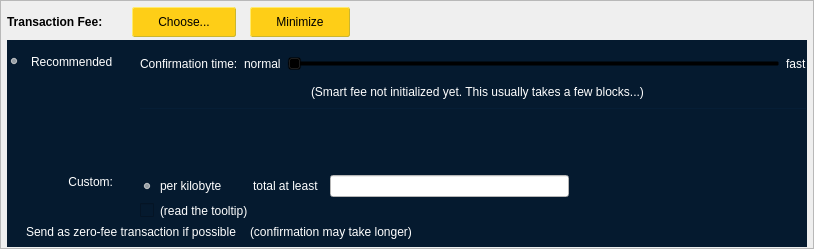
         <widget class="QFrame" name="frameFee">
          <property name="sizePolicy">
           <sizepolicy hsizetype="Expanding" vsizetype="Expanding">
            <horstretch>0</horstretch>
            <verstretch>0</verstretch>
           </sizepolicy>
          </property>
          <property name="maximumSize">
           <size>
            <width>16777215</width>
            <height>16777215</height>
           </size>
          </property>
          <property name="frameShape">
           <enum>QFrame::StyledPanel</enum>
          </property>
          <property name="frameShadow">
           <enum>QFrame::Sunken</enum>
          </property>
          <layout class="QVBoxLayout" name="verticalLayoutFee1">
           <property name="spacing">
            <number>0</number>
           </property>
           <property name="margin">
            <number>0</number>
           </property>
           <item>
            <layout class="QVBoxLayout" name="verticalLayoutFee2" stretch="0,0,0">
             <property name="spacing">
              <number>0</number>
             </property>
             <property name="leftMargin">
              <number>6</number>
             </property>
             <property name="topMargin">
              <number>0</number>
             </property>
             <property name="rightMargin">
              <number>6</number>
             </property>
             <item>
              <layout class="QHBoxLayout" name="horizontalLayoutFee1">
               <property name="bottomMargin">
                <number>0</number>
               </property>
               <item>
                <layout class="QVBoxLayout" name="verticalLayoutFee7">
                 <property name="spacing">
                  <number>0</number>
                 </property>
                 <item>
                  <spacer name="verticalSpacerSmartFee">
                   <property name="orientation">
                    <enum>Qt::Vertical</enum>
                   </property>
                   <property name="sizeType">
                    <enum>QSizePolicy::Fixed</enum>
                   </property>
                   <property name="sizeHint" stdset="0">
                    <size>
                     <width>1</width>
                     <height>4</height>
                    </size>
                   </property>
                  </spacer>
                 </item>
                 <item>
                  <layout class="QHBoxLayout" name="horizontalLayoutSmartFee">
                   <property name="spacing">
                    <number>10</number>
                   </property>
                   <item>
                    <widget class="QLabel" name="labelFeeHeadline">
                     <property name="sizePolicy">
                      <sizepolicy hsizetype="Preferred" vsizetype="Maximum">
                       <horstretch>0</horstretch>
                       <verstretch>0</verstretch>
                      </sizepolicy>
                     </property>
                     <property name="font">
                      <font>
                       <weight>75</weight>
                       <bold>true</bold>
                      </font>
                     </property>
                     <property name="styleSheet">
                      <string notr="true">font-weight:bold;
background: transparent</string>
                     </property>
                     <property name="text">
                      <string>Transaction Fee:</string>
                     </property>
                    </widget>
                   </item>
                   <item>
                    <widget class="QLabel" name="labelFeeMinimized">
                     <property name="text">
                      <string/>
                     </property>
                    </widget>
                   </item>
                   <item>
                    <widget class="QPushButton" name="buttonChooseFee">
                     <property name="styleSheet">
                      <string notr="true">QPushButton { /* Global Button Style */
	background-color: rgb(254, 206, 23);
	border-width: 1px;
	border-style: outset;
	border-color: #cbb62f;
	border-radius: 2px;
	color:#000000;
	font-size:12px;
	font-weight:normal;
	padding-left:25px;
	padding-right:25px;
	padding-top:1px;
	padding-bottom:1px;
	height: 26px;
	margin: 2px;
}
QPushButton:hover {
		background-color: rgb(206, 163, 153);
}

QPushButton:pressed {
	background-color: rgb(170, 255, 255);
	border:1px solid #000000;
}</string>
                     </property>
                     <property name="text">
                      <string>Choose...</string>
                     </property>
                    </widget>
                   </item>
                   <item>
                    <widget class="QPushButton" name="buttonMinimizeFee">
                     <property name="toolTip">
                      <string>collapse fee-settings</string>
                     </property>
                     <property name="styleSheet">
                      <string notr="true">QPushButton { /* Global Button Style */
	background-color: rgb(254, 206, 23);
	border-width: 1px;
	border-style: outset;
	border-color: #cbb62f;
	border-radius: 2px;
	color:#000000;
	font-size:12px;
	font-weight:normal;
	padding-left:25px;
	padding-right:25px;
	padding-top:1px;
	padding-bottom:1px;
	height: 26px;
	margin: 2px;
}
QPushButton:hover {
		background-color: rgb(206, 163, 153);
}

QPushButton:pressed {
	background-color: rgb(170, 255, 255);
	border:1px solid #000000;
}</string>
                     </property>
                     <property name="text">
                      <string>Minimize</string>
                     </property>
                    </widget>
                   </item>
                  </layout>
                 </item>
                 <item>
                  <spacer name="verticalSpacer_5">
                   <property name="orientation">
                    <enum>Qt::Vertical</enum>
                   </property>
                   <property name="sizeHint" stdset="0">
                    <size>
                     <width>1</width>
                     <height>1</height>
                    </size>
                   </property>
                  </spacer>
                 </item>
                </layout>
               </item>
               <item>
                <spacer name="horizontalSpacer_4">
                 <property name="orientation">
                  <enum>Qt::Horizontal</enum>
                 </property>
                 <property name="sizeHint" stdset="0">
                  <size>
                   <width>40</width>
                   <height>20</height>
                  </size>
                 </property>
                </spacer>
               </item>
              </layout>
             </item>
             <item>
              <widget class="QFrame" name="frameFeeSelection">
               <property name="styleSheet">
                <string notr="true">background-color: rgb(5, 26, 47);
color:white</string>
               </property>
               <layout class="QVBoxLayout" name="verticalLayoutFee12">
                <property name="spacing">
                 <number>0</number>
                </property>
                <property name="margin">
                 <number>0</number>
                </property>
                <item>
                 <layout class="QGridLayout" name="gridLayoutFee">
                  <property name="topMargin">
                   <number>10</number>
                  </property>
                  <property name="bottomMargin">
                   <number>4</number>
                  </property>
                  <property name="horizontalSpacing">
                   <number>10</number>
                  </property>
                  <property name="verticalSpacing">
                   <number>4</number>
                  </property>
                  <item row="2" column="0">
                   <layout class="QVBoxLayout" name="verticalLayoutFee4" stretch="0">
                    <item>
                     <spacer name="verticalSpacer_2">
                      <property name="orientation">
                       <enum>Qt::Vertical</enum>
                      </property>
                      <property name="sizeHint" stdset="0">
                       <size>
                        <width>1</width>
                        <height>1</height>
                       </size>
                      </property>
                     </spacer>
                    </item>
                   </layout>
                  </item>
                  <item row="3" column="0">
                   <layout class="QVBoxLayout" name="verticalLayoutFee9" stretch="0,1">
                    <item>
                     <widget class="QRadioButton" name="radioCustomFee">
                      <property name="styleSheet">
                       <string notr="true">background: transparent</string>
                      </property>
                      <property name="text">
                       <string/>
                      </property>
                      <attribute name="buttonGroup">
                       <string notr="true">groupFee</string>
                      </attribute>
                     </widget>
                    </item>
                    <item>
                     <spacer name="verticalSpacer_6">
                      <property name="orientation">
                       <enum>Qt::Vertical</enum>
                      </property>
                      <property name="sizeHint" stdset="0">
                       <size>
                        <width>1</width>
                        <height>1</height>
                       </size>
                      </property>
                     </spacer>
                    </item>
                   </layout>
                  </item>
                  <item row="3" column="1">
                   <widget class="QLabel" name="labelCustomFee">
                    <property name="styleSheet">
                     <string notr="true">background: transparent</string>
                    </property>
                    <property name="text">
                     <string>Custom:</string>
                    </property>
                    <property name="alignment">
                     <set>Qt::AlignRight|Qt::AlignTop|Qt::AlignTrailing</set>
                    </property>
                   </widget>
                  </item>
                  <item row="3" column="4">
                   <layout class="QVBoxLayout" name="verticalLayoutFee8">
                    <property name="spacing">
                     <number>6</number>
                    </property>
                    <item>
                     <layout class="QHBoxLayout" name="horizontalLayoutFee13">
                      <item>
                       <widget class="QRadioButton" name="radioCustomPerKilobyte">
                        <property name="toolTip">
                         <string>If the custom fee is set to 1000 uBTEXs and the transaction is only 250 bytes, then &quot;per kilobyte&quot; only pays 250 uBTEXs in fee,&lt;br /&gt;while &quot;at least&quot; pays 1000 uBTEXs. For transactions bigger than a kilobyte both pay by kilobyte.</string>
                        </property>
                        <property name="styleSheet">
                         <string notr="true">background: transparent</string>
                        </property>
                        <property name="text">
                         <string>per kilobyte</string>
                        </property>
                        <property name="checked">
                         <bool>true</bool>
                        </property>
                        <attribute name="buttonGroup">
                         <string notr="true">groupCustomFee</string>
                        </attribute>
                       </widget>
                      </item>
                      <item>
                       <widget class="QRadioButton" name="radioCustomAtLeast">
                        <property name="toolTip">
                         <string>If the custom fee is set to 1000 uBTEXs and the transaction is only 250 bytes, then &quot;per kilobyte&quot; only pays 250 uBTEXs in fee,&lt;br /&gt;while &quot;total at least&quot; pays 1000 uBTEXs. For transactions bigger than a kilobyte both pay by kilobyte.</string>
                        </property>
                        <property name="styleSheet">
                         <string notr="true">background: transparent</string>
                        </property>
                        <property name="text">
                         <string>total at least</string>
                        </property>
                        <attribute name="buttonGroup">
                         <string notr="true">groupCustomFee</string>
                        </attribute>
                       </widget>
                      </item>
                      <item>
                       <widget class="BitcoinAmountField" name="customFee">
                        <property name="styleSheet">
                         <string notr="true">background:white;
color:black</string>
                        </property>
                       </widget>
                      </item>
                      <item>
                       <spacer name="horizontalSpacer_6">
                        <property name="orientation">
                         <enum>Qt::Horizontal</enum>
                        </property>
                        <property name="sizeHint" stdset="0">
                         <size>
                          <width>1</width>
                          <height>1</height>
                         </size>
                        </property>
                       </spacer>
                      </item>
                     </layout>
                    </item>
                    <item>
                     <layout class="QHBoxLayout" name="horizontalLayoutFee8">
                      <item>
                       <widget class="QCheckBox" name="checkBoxMinimumFee">
                        <property name="toolTip">
                         <string>Paying only the minimum fee is just fine as long as there is less transaction volume than space in the blocks.&lt;br /&gt;But be aware that this can end up in a never confirming transaction once there is more demand for Bitesax transactions than the network can process.</string>
                        </property>
                        <property name="text">
                         <string/>
                        </property>
                       </widget>
                      </item>
                      <item>
                       <widget class="QLabel" name="labelMinFeeWarning">
                        <property name="enabled">
                         <bool>true</bool>
                        </property>
                        <property name="toolTip">
                         <string>Paying only the minimum fee is just fine as long as there is less transaction volume than space in the blocks.&lt;br /&gt;But be aware that this can end up in a never confirming transaction once there is more demand for Bitesax transactions than the network can process.</string>
                        </property>
                        <property name="styleSheet">
                         <string notr="true">background: transparent</string>
                        </property>
                        <property name="text">
                         <string>(read the tooltip)</string>
                        </property>
                        <property name="margin">
                         <number>5</number>
                        </property>
                       </widget>
                      </item>
                      <item>
                       <spacer name="horizontalSpacer_2">
                        <property name="orientation">
                         <enum>Qt::Horizontal</enum>
                        </property>
                        <property name="sizeHint" stdset="0">
                         <size>
                          <width>1</width>
                          <height>1</height>
                         </size>
                        </property>
                       </spacer>
                      </item>
                     </layout>
                    </item>
                   </layout>
                  </item>
                  <item row="1" column="1">
                   <widget class="QLabel" name="labelSmartFee_2">
                    <property name="styleSheet">
                     <string notr="true">background: transparent</string>
                    </property>
                    <property name="text">
                     <string>Recommended</string>
                    </property>
                   </widget>
                  </item>
                  <item row="0" column="4" rowspan="3">
                   <layout class="QVBoxLayout" name="verticalLayoutFee3" stretch="0,0,0,0,1,0">
                    <property name="spacing">
                     <number>6</number>
                    </property>
                    <property name="topMargin">
                     <number>2</number>
                    </property>
                    <property name="bottomMargin">
                     <number>20</number>
                    </property>
                    <item>
                     <layout class="QHBoxLayout" name="horizontalLayoutFee9">
                      <item>
                       <widget class="QLabel" name="labelSmartFee3">
                        <property name="styleSheet">
                         <string notr="true">background: transparent</string>
                        </property>
                        <property name="text">
                         <string>Confirmation time:</string>
                        </property>
                        <property name="margin">
                         <number>2</number>
                        </property>
                       </widget>
                      </item>
                      <item>
                       <widget class="QLabel" name="labelSmartFeeNormal">
                        <property name="styleSheet">
                         <string notr="true">background: transparent</string>
                        </property>
                        <property name="text">
                         <string>normal</string>
                        </property>
                        <property name="margin">
                         <number>2</number>
                        </property>
                       </widget>
                      </item>
                      <item>
                       <widget class="QSlider" name="sliderSmartFee">
                        <property name="minimumSize">
                         <size>
                          <width>0</width>
                          <height>24</height>
                         </size>
                        </property>
                        <property name="styleSheet">
                         <string notr="true">background: transparent</string>
                        </property>
                        <property name="minimum">
                         <number>0</number>
                        </property>
                        <property name="maximum">
                         <number>24</number>
                        </property>
                        <property name="pageStep">
                         <number>1</number>
                        </property>
                        <property name="value">
                         <number>0</number>
                        </property>
                        <property name="orientation">
                         <enum>Qt::Horizontal</enum>
                        </property>
                        <property name="invertedAppearance">
                         <bool>false</bool>
                        </property>
                        <property name="invertedControls">
                         <bool>false</bool>
                        </property>
                        <property name="tickPosition">
                         <enum>QSlider::NoTicks</enum>
                        </property>
                       </widget>
                      </item>
                      <item>
                       <widget class="QLabel" name="labelSmartFeeFast">
                        <property name="styleSheet">
                         <string notr="true">background: transparent</string>
                        </property>
                        <property name="text">
                         <string>fast</string>
                        </property>
                       </widget>
                      </item>
                     </layout>
                    </item>
                    <item>
                     <layout class="QHBoxLayout" name="horizontalLayout_recommended_texts">
                      <property name="spacing">
                       <number>0</number>
                      </property>
                      <item>
                       <spacer name="horizontalSpacer_8">
                        <property name="orientation">
                         <enum>Qt::Horizontal</enum>
                        </property>
                        <property name="sizeHint" stdset="0">
                         <size>
                          <width>40</width>
                          <height>20</height>
                         </size>
                        </property>
                       </spacer>
                      </item>
                      <item>
                       <widget class="QLabel" name="labelFeeEstimation">
                        <property name="styleSheet">
                         <string notr="true">background: transparent</string>
                        </property>
                        <property name="text">
                         <string/>
                        </property>
                        <property name="margin">
                         <number>2</number>
                        </property>
                       </widget>
                      </item>
                      <item>
                       <widget class="QLabel" name="labelSmartFee2">
                        <property name="styleSheet">
                         <string notr="true">background: transparent</string>
                        </property>
                        <property name="text">
                         <string>(Smart fee not initialized yet. This usually takes a few blocks...)</string>
                        </property>
                        <property name="alignment">
                         <set>Qt::AlignLeading|Qt::AlignLeft|Qt::AlignVCenter</set>
                        </property>
                        <property name="wordWrap">
                         <bool>false</bool>
                        </property>
                        <property name="margin">
                         <number>2</number>
                        </property>
                        <property name="indent">
                         <number>-1</number>
                        </property>
                       </widget>
                      </item>
                      <item>
                       <spacer name="horizontalSpacer_3">
                        <property name="orientation">
                         <enum>Qt::Horizontal</enum>
                        </property>
                        <property name="sizeHint" stdset="0">
                         <size>
                          <width>40</width>
                          <height>20</height>
                         </size>
                        </property>
                       </spacer>
                      </item>
                     </layout>
                    </item>
                    <item>
                     <widget class="Line" name="line_2">
                      <property name="minimumSize">
                       <size>
                        <width>0</width>
                        <height>1</height>
                       </size>
                      </property>
                      <property name="maximumSize">
                       <size>
                        <width>16777215</width>
                        <height>1</height>
                       </size>
                      </property>
                      <property name="orientation">
                       <enum>Qt::Horizontal</enum>
                      </property>
                     </widget>
                    </item>
                    <item>
                     <layout class="QHBoxLayout" name="horizontalLayoutFee12">
                      <item>
                       <spacer name="horizontalSpacer_5">
                        <property name="orientation">
                         <enum>Qt::Horizontal</enum>
                        </property>
                        <property name="sizeHint" stdset="0">
                         <size>
                          <width>1</width>
                          <height>1</height>
                         </size>
                        </property>
                       </spacer>
                      </item>
                     </layout>
                    </item>
                    <item>
                     <spacer name="verticalSpacer_4">
                      <property name="orientation">
                       <enum>Qt::Vertical</enum>
                      </property>
                      <property name="sizeHint" stdset="0">
                       <size>
                        <width>1</width>
                        <height>1</height>
                       </size>
                      </property>
                     </spacer>
                    </item>
                    <item>
                     <spacer name="verticalSpacer_3">
                      <property name="orientation">
                       <enum>Qt::Vertical</enum>
                      </property>
                      <property name="sizeHint" stdset="0">
                       <size>
                        <width>20</width>
                        <height>40</height>
                       </size>
                      </property>
                     </spacer>
                    </item>
                   </layout>
                  </item>
                  <item row="1" column="2">
                   <widget class="QLabel" name="labelSmartFee">
                    <property name="text">
                     <string/>
                    </property>
                    <property name="margin">
                     <number>2</number>
                    </property>
                   </widget>
                  </item>
                  <item row="1" column="0">
                   <widget class="QRadioButton" name="radioSmartFee">
                    <property name="styleSheet">
                     <string notr="true">background: transparent</string>
                    </property>
                    <property name="text">
                     <string/>
                    </property>
                    <property name="checked">
                     <bool>true</bool>
                    </property>
                    <attribute name="buttonGroup">
                     <string notr="true">groupFee</string>
                    </attribute>
                   </widget>
                  </item>
                 </layout>
                </item>
                <item>
                 <layout class="QHBoxLayout" name="horizontalLayoutFee5" stretch="0,0,0">
                  <property name="spacing">
                   <number>8</number>
                  </property>
                  <property name="bottomMargin">
                   <number>4</number>
                  </property>
                  <item>
                   <widget class="QCheckBox" name="checkBoxFreeTx">
                    <property name="styleSheet">
                     <string notr="true">background: transparent</string>
                    </property>
                    <property name="text">
                     <string>Send as zero-fee transaction if possible</string>
                    </property>
                   </widget>
                  </item>
                  <item>
                   <widget class="QLabel" name="labelFreeTx">
                    <property name="styleSheet">
                     <string notr="true">background: transparent</string>
                    </property>
                    <property name="text">
                     <string>(confirmation may take longer)</string>
                    </property>
                    <property name="margin">
                     <number>5</number>
                    </property>
                   </widget>
                  </item>
                  <item>
                   <spacer name="horizontalSpacerFee5">
                    <property name="orientation">
                     <enum>Qt::Horizontal</enum>
                    </property>
                    <property name="sizeHint" stdset="0">
                     <size>
                      <width>1</width>
                      <height>1</height>
                     </size>
                    </property>
                   </spacer>
                  </item>
                 </layout>
                </item>
                <item>
                 <spacer name="verticalSpacerFee2">
                  <property name="orientation">
                   <enum>Qt::Vertical</enum>
                  </property>
                  <property name="sizeHint" stdset="0">
                   <size>
                    <width>1</width>
                    <height>1</height>
                   </size>
                  </property>
                 </spacer>
                </item>
               </layout>
              </widget>
             </item>
             <item>
              <spacer name="verticalSpacerFee">
               <property name="orientation">
                <enum>Qt::Vertical</enum>
               </property>
               <property name="sizeHint" stdset="0">
                <size>
                 <width>800</width>
                 <height>1</height>
                </size>
               </property>
              </spacer>
             </item>
            </layout>
           </item>
          </layout>
         </widget>
